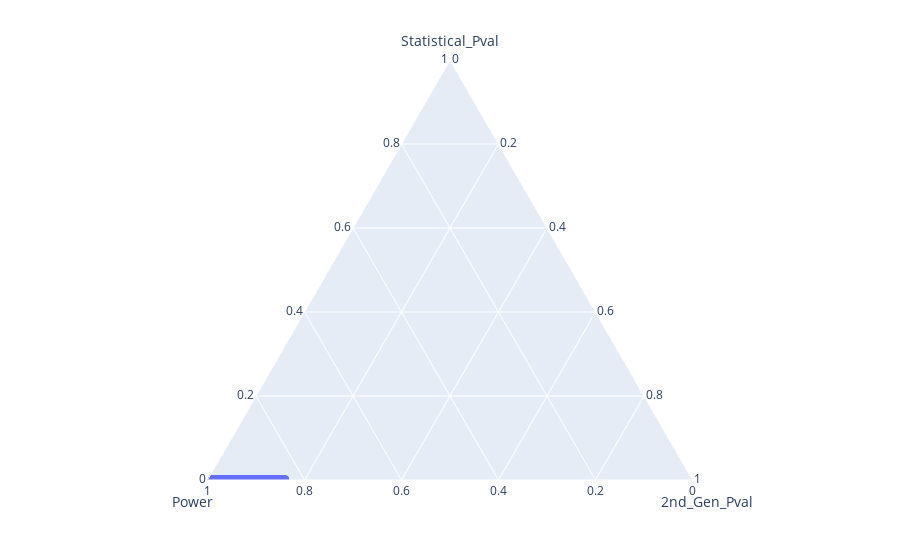

This figure's notebook cell:
### Code cell
fig = px.scatter_ternary(df1, a="Statistical_Pval", b="Power", c="2nd_Gen_Pval")
fig.update_traces(textposition="middle center", selector=dict(type='scatterternary'))
fig.show()

### Figure 1 — Plotly figure (JSON) as saved in the notebook; plotly's stock layout.template omitted (floating-point values rounded to 4 significant figures; data arrays with more than 128 entries replaced by an {"elided": "..."} marker saying what was removed)
{"data": [{"a": {"elided": "33655 float values"}, "b": {"elided": "33655 float values"}, "c": {"elided": "33655 float values"}, "hovertemplate": "Statistical_Pval=%{a}<br>Power=%{b}<br>2nd_Gen_Pval=%{c}<extra></extra>", "legendgroup": "", "marker": {"color": "#636efa", "symbol": "circle"}, "mode": "markers", "name": "", "showlegend": false, "subplot": "ternary", "textposition": "middle center", "type": "scatterternary"}], "layout": {"legend": {"tracegroupgap": 0}, "margin": {"t": 60}, "ternary": {"aaxis": {"title": {"text": "Statistical_Pval"}}, "baxis": {"title": {"text": "Power"}}, "caxis": {"title": {"text": "2nd_Gen_Pval"}}, "domain": {"x": [0, 1], "y": [0, 1]}}}}
